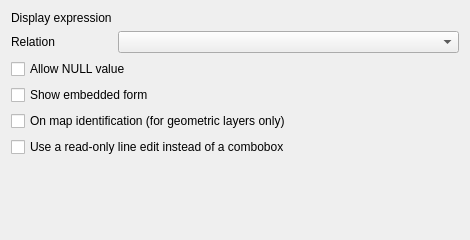
<?xml version="1.0" encoding="UTF-8"?>
<ui version="4.0">
 <class>QgsRelReferenceConfigDlgBase</class>
 <widget class="QWidget" name="QgsRelReferenceConfigDlgBase">
  <property name="geometry">
   <rect>
    <x>0</x>
    <y>0</y>
    <width>470</width>
    <height>240</height>
   </rect>
  </property>
  <property name="windowTitle">
   <string>Dialog</string>
  </property>
  <layout class="QFormLayout" name="formLayout">
   <property name="fieldGrowthPolicy">
    <enum>QFormLayout::AllNonFixedFieldsGrow</enum>
   </property>
   <item row="0" column="0">
    <widget class="QLabel" name="label">
     <property name="text">
      <string>Display expression</string>
     </property>
    </widget>
   </item>
   <item row="0" column="1">
    <widget class="QgsFieldExpressionWidget" name="mExpressionWidget" native="true"/>
   </item>
   <item row="1" column="0">
    <widget class="QLabel" name="label_2">
     <property name="text">
      <string>Relation</string>
     </property>
    </widget>
   </item>
   <item row="1" column="1">
    <widget class="QComboBox" name="mComboRelation"/>
   </item>
   <item row="6" column="0" colspan="2">
    <widget class="QCheckBox" name="mCbxAllowNull">
     <property name="text">
      <string>Allow NULL value</string>
     </property>
    </widget>
   </item>
   <item row="7" column="0" colspan="2">
    <widget class="QCheckBox" name="mCbxShowForm">
     <property name="text">
      <string>Show embedded form</string>
     </property>
    </widget>
   </item>
   <item row="8" column="0" colspan="2">
    <widget class="QCheckBox" name="mCbxMapIdentification">
     <property name="text">
      <string>On map identification (for geometric layers only)</string>
     </property>
    </widget>
   </item>
   <item row="9" column="0" colspan="2">
    <widget class="QCheckBox" name="mCbxReadOnly">
     <property name="text">
      <string>Use a read-only line edit instead of a combobox</string>
     </property>
    </widget>
   </item>
  </layout>
 </widget>
 <customwidgets>
  <customwidget>
   <class>QgsFieldExpressionWidget</class>
   <extends>QWidget</extends>
   <header location="global">qgsfieldexpressionwidget.h</header>
   <container>1</container>
  </customwidget>
 </customwidgets>
 <resources/>
 <connections/>
</ui>
